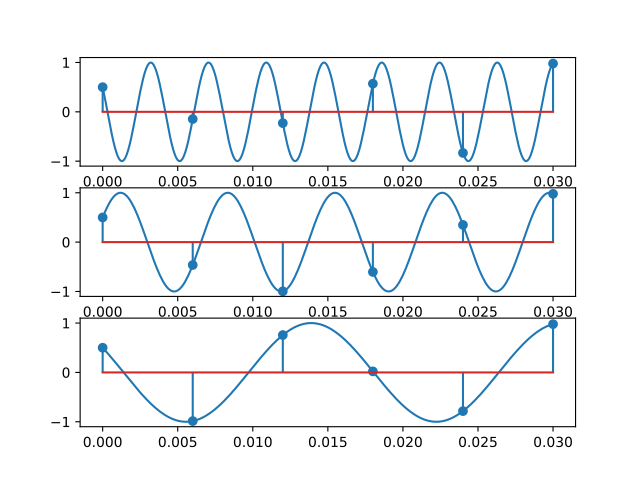

Source code (Python):
import numpy as np
import matplotlib.pyplot as plt

x0 = np.arange(0, 0.03, 0.0001)
x1 = np.linspace(0, 0.03, 6)

def x(t):
    return np.cos(520 * np.pi * t + np.pi / 3)

def y(t):
    return np.cos(280 * np.pi * t - np.pi / 3)

def z(t):
    return np.cos(120 * np.pi * t + np.pi / 3)



fig, axs = plt.subplots(3)

axs[0].plot(x0, x(x0))
axs[1].plot(x0, y(x0))
axs[2].plot(x0, z(x0))

axs[0].stem(x1, x(x1))
axs[1].stem(x1, y(x1))
axs[2].stem(x1, z(x1))

plt.show()
